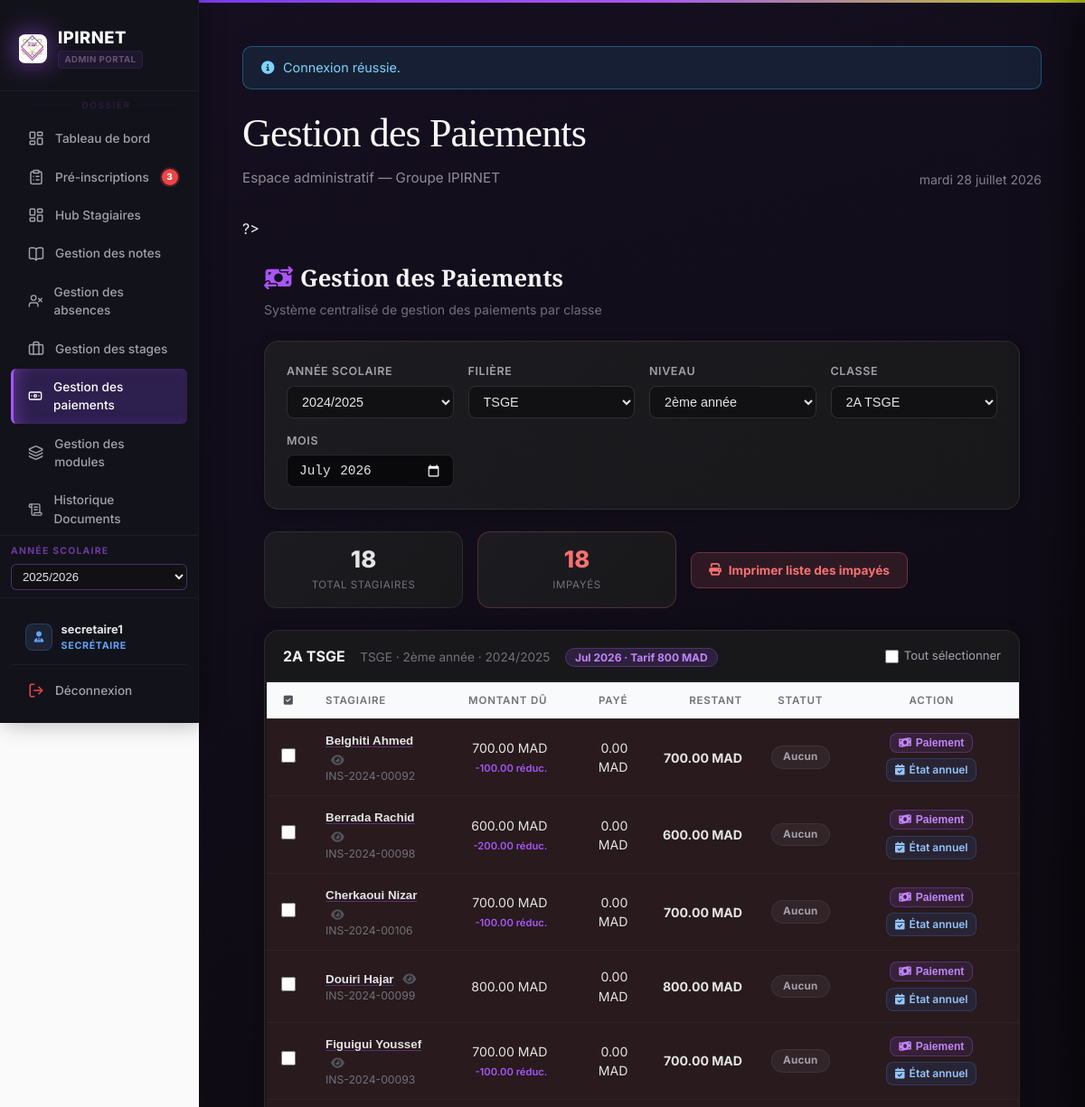
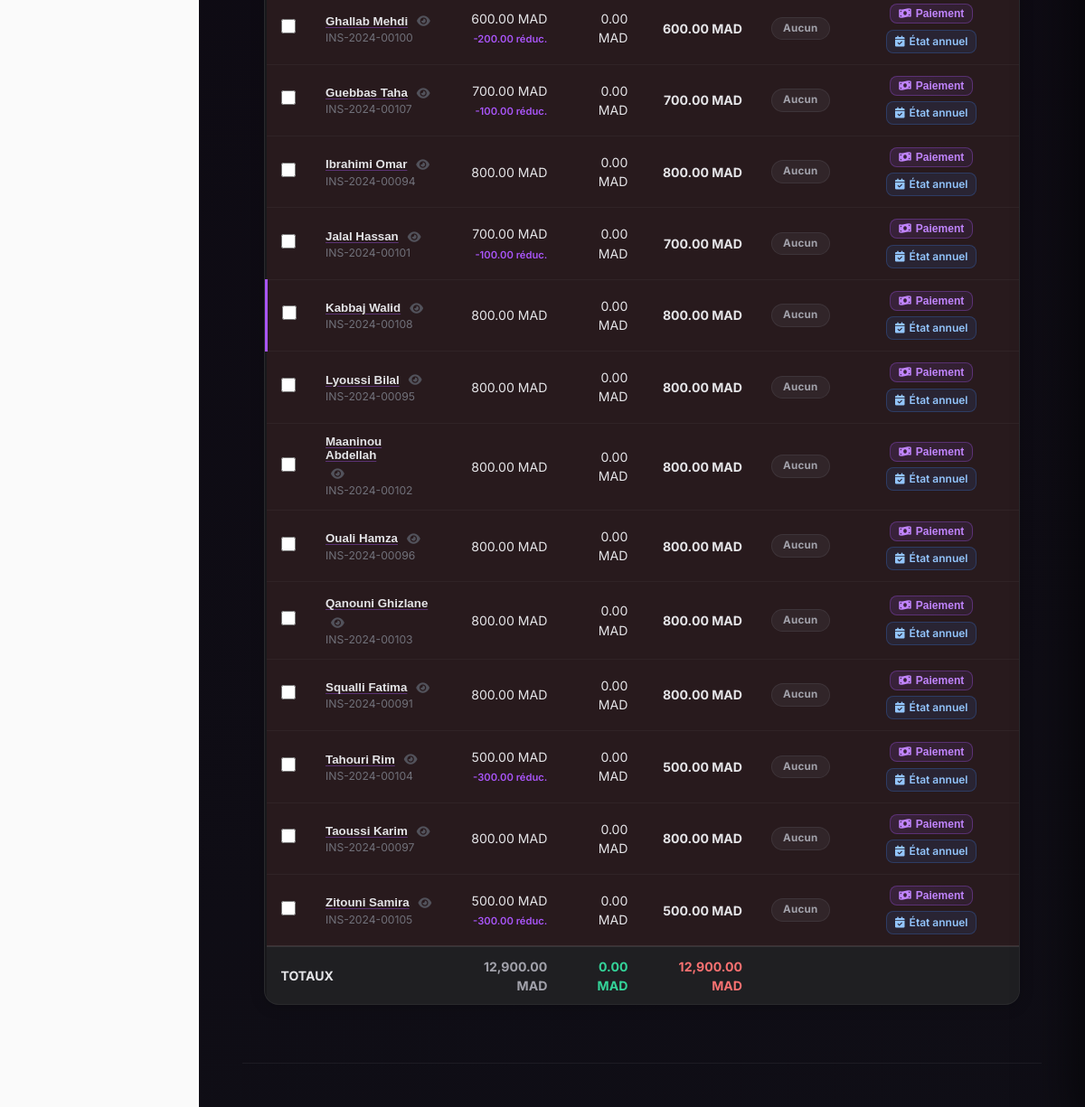
The page /gestion_des_stagiaires/cotisations.php?annee=2024/2025&id_filiere=4&niveau=2ème+année&id_classe=14&mois=2026-07&highlight=216 (signed in) on the database its author committed (2 pictures, top to bottom).
### tables this page shows
CREATE TABLE `classes` (
  `id_classe` int(10) UNSIGNED NOT NULL,
  `nom_classe` varchar(128) NOT NULL,
  `annee_scolaire` varchar(16) NOT NULL,
  `niveau` varchar(32) NOT NULL DEFAULT '',
  `id_filiere` int(10) UNSIGNED NOT NULL,
  `capacite` int(10) UNSIGNED NOT NULL DEFAULT 30
);

CREATE TABLE `filieres` (
  `id_filiere` int(10) UNSIGNED NOT NULL,
  `nom_filiere` varchar(255) NOT NULL,
  `niveau` varchar(128) DEFAULT NULL
);

CREATE TABLE `stagiaires` (
  `id_stagiaire` int(10) UNSIGNED NOT NULL,
  `num_inscri` varchar(32) NOT NULL,
  `cin` varchar(8) DEFAULT NULL,
  `nom` varchar(100) NOT NULL,
  `prenom` varchar(100) NOT NULL,
  `date_naissance` date DEFAULT NULL,
  `adresse` varchar(512) DEFAULT NULL,
  `email` varchar(255) DEFAULT NULL,
  `telephone` varchar(15) DEFAULT NULL,
  `telephone_parent` varchar(15) DEFAULT NULL COMMENT 'CDC fiche inscription',
  `nom_tuteur` varchar(255) DEFAULT NULL COMMENT 'Père ou tuteur',
  `sexe` varchar(1) NOT NULL DEFAULT 'M' COMMENT 'M = Masculin, F = Féminin',
  `photo` varchar(512) DEFAULT NULL,
  `date_inscription` date NOT NULL,
  `id_classe` int(10) UNSIGNED NOT NULL,
  `created_at` timestamp NOT NULL DEFAULT current_timestamp(),
  `updated_at` timestamp NULL DEFAULT NULL ON UPDATE current_timestamp(),
  `remise_mensuelle` decimal(10,2) NOT NULL DEFAULT 0.00
);

### gestion_des_stagiaires/cotisations.php (the view, shortened to what the rows shown need)
<?php
  require __DIR__ . '/includes/bootstrap.php';
  $tarifsDefaut = [2 => 700.0, 3 => 600.0, 4 => 800.0];
  function getTarif(int $idFiliere, array $tarifsDefaut): float {
      return $tarifsDefaut[$idFiliere] ?? 700.0;
  }
  $anneeSelectionnee  = trim((string)($_GET['annee']      ?? ''));
  $idFiliereSelecte   = (int)($_GET['id_filiere'] ?? 0);
  $niveauSelectionne  = trim((string)($_GET['niveau']     ?? ''));
  $idClasseSelecte    = (int)($_GET['id_classe']  ?? 0);
  $moisSelectionne    = trim((string)($_GET['mois']       ?? date('Y-m')));
  $stagiaires  = [];
  $infoClasse  = null;
  $tarifMensuel = 700.0;
  if ($idClasseSelecte > 0) {
      $reqClasse = $pdo->prepare(
          "SELECT c.nom_classe, f.nom_filiere, c.annee_scolaire, c.niveau, c.id_filiere
             FROM classes c
             JOIN filieres f ON f.id_filiere = c.id_filiere
            WHERE c.id_classe = ?"
      );
      $reqClasse->execute([$idClasseSelecte]);
      $infoClasse = $reqClasse->fetch();
      if ($infoClasse) {
          $tarifMensuel = getTarif((int)$infoClasse['id_filiere'], $tarifsDefaut);
      }
      $reqStagiaires = $pdo->prepare("
          SELECT s.id_stagiaire, s.num_inscri, s.nom, s.prenom,
                 COALESCE(s.remise_mensuelle, 0) AS remise_mensuelle,
                 m.montant_total, m.remise, m.montant_paye,
                 m.montant_restant, m.statut_paiement, m.est_paye, m.date_paiement
            FROM stagiaires s
            LEFT JOIN mensualites m
              ON m.id_stagiaire = s.id_stagiaire AND m.mois_ref = ?
           WHERE s.id_classe = ?
           ORDER BY s.nom, s.prenom
      ");
      $reqStagiaires->execute([$moisSelectionne, $idClasseSelecte]);
      $stagiaires = $reqStagiaires->fetchAll();
  }
  $totalMontantDu      = 0.0;
  $totalMontantPaye    = 0.0;
  $totalMontantRestant = 0.0;
  $nbPayes   = 0;
  $nbPartiels = 0;
  $nbImpayes = 0;
  foreach ($stagiaires as $stagiaire) {
      $remiseLigne    = $stagiaire['remise'] !== null
          ? max(0.0, (float)$stagiaire['remise'])
          : max(0.0, (float)($stagiaire['remise_mensuelle'] ?? 0));
      $montantEffectif = $stagiaire['montant_total'] !== null
          ? max(0.0, (float)$stagiaire['montant_total'] - $remiseLigne)
          : max(0.0, $tarifMensuel - (float)($stagiaire['remise_mensuelle'] ?? 0));
      $montantPaye    = $stagiaire['montant_paye']    !== null ? (float)$stagiaire['montant_paye']    : 0.0;
      $montantRestant = $stagiaire['montant_restant'] !== null ? (float)$stagiaire['montant_restant'] : $montantEffectif;
      $statutLigne    = (string)($stagiaire['statut_paiement'] ?? '');
      $estPaye        = (int)($stagiaire['est_paye'] ?? 0) === 1 || $statutLigne === 'payé';
      $estPartiel     = $statutLigne === 'partiel';
      $totalMontantDu      += $montantEffectif;
      $totalMontantPaye    += $montantPaye;
      $totalMontantRestant += $montantRestant;
      if ($estPaye)         $nbPayes++;
      elseif ($estPartiel)  $nbPartiels++;
      else                  $nbImpayes++;
  }
  require __DIR__ . '/includes/header.php';
  ?>
<div style="max-width:1200px;margin:0 auto;padding:1.5rem;">
  <div class="page-header-cot">
    <div>
      <h1><i class="fa-solid fa-money-bill-transfer" style="color:#a855f7;margin-right:.5rem;"></i>Gestion des Paiements</h1>
    </div>
  </div>
  <?php if ($idClasseSelecte > 0 && $infoClasse): ?>
  <div style="display:flex;align-items:center;gap:1rem;flex-wrap:wrap;margin-bottom:1.5rem;">
    <div class="cot-stats-row" style="grid-template-columns:repeat(2,minmax(150px,220px));margin-bottom:0;flex:0 0 auto;">
      <div class="cot-stat-card">
        <div class="cot-stat-val" style="color:#e4e4e7;"><?= count($stagiaires) ?></div>
        <div class="cot-stat-lbl">Total stagiaires</div>
      </div>
      <div class="cot-stat-card" style="border-color:rgba(248,113,113,.25);">
        <div class="cot-stat-val" style="color:#f87171;"><?= $nbImpayes ?></div>
        <div class="cot-stat-lbl">Impayés</div>
      </div>
    </div>
    <?php if ($nbImpayes > 0): ?>
    <?php
      $urlImpressionImpayes = 'print_liste_impayes.php?' . http_build_query([
        'id_filiere'    => $idFiliereSelecte,
        'id_classe'     => $idClasseSelecte,
        'annee_scolaire'=> $anneeSelectionnee,
        'niveau'        => $niveauSelectionne,
        'mois'          => $moisSelectionne,
        'impaye'        => '1',
        'auto'          => '1',
      ]);
    ?>
    <a href="<?= h($urlImpressionImpayes) ?>" target="_blank"
       style="display:inline-flex;align-items:center;gap:.5rem;padding:.55rem 1.2rem;background:rgba(248,113,113,.13);color:#f87171;border:1px solid rgba(248,113,113,.3);border-radius:9px;font-size:.85rem;font-weight:700;text-decoration:none;white-space:nowrap;transition:background .15s;"
       onmouseover="this.style.background='rgba(248,113,113,.22)'" onmouseout="this.style.background='rgba(248,113,113,.13)'">
        <i class="fa-solid fa-print"></i> Imprimer liste des impayés
    </a>
    <?php endif; ?>
  </div>
  <div class="cot-table-wrap">
    <div class="cot-table-header">
      <div>
        <strong style="color:#f4f4f5;"><?= h($infoClasse['nom_classe']) ?></strong>
        <span style="color:#71717a;font-size:.85rem;margin-left:.75rem;"><?= h($infoClasse['nom_filiere']) ?> · <?= h($infoClasse['niveau']) ?> · <?= h($infoClasse['annee_scolaire']) ?></span>
        <span style="background:rgba(168,85,247,.15);color:#c084fc;border:1px solid rgba(168,85,247,.3);border-radius:20px;padding:2px 10px;font-size:.75rem;font-weight:700;margin-left:.75rem;">
          <?= h(date('M Y', strtotime($moisSelectionne . '-01'))) ?> · Tarif <?= number_format($tarifMensuel, 0, ',', ' ') ?> MAD
        </span>
      </div>
      <div style="display:flex;gap:.5rem;align-items:center;">
        <label style="display:flex;align-items:center;gap:6px;font-size:.82rem;color:#a1a1aa;cursor:pointer;">
          <input type="checkbox" id="select-all" onchange="toggleSelectAll(this)" style="accent-color:#a855f7;width:15px;height:15px;">
          Tout sélectionner
        </label>
      </div>
    </div>
    <?php if (empty($stagiaires)): ?>
      <div class="empty-state">
        <i class="fa-solid fa-users-slash"></i>
        <p>Aucun stagiaire dans cette classe.</p>
      </div>
    <?php else: ?>
    <div style="overflow-x:auto;">
    <table class="cot-table">
      <thead>
        <tr>
          <th class="cb-col"><i class="fa-solid fa-check-square" style="color:#52525b;"></i></th>
          <th>Stagiaire</th>
          <th style="text-align:right;">Montant dû</th>
          <th style="text-align:right;">Payé</th>
          <th style="text-align:right;">Restant</th>
          <th style="text-align:center;">Statut</th>
          <th style="text-align:center;">Action</th>
        </tr>
      </thead>
      <tbody>
      <?php foreach ($stagiaires as $stagiaire):
        $statutLigne = (string)($stagiaire['statut_paiement'] ?? '');
        $estPaye        = (int)($stagiaire['est_paye'] ?? 0) === 1 || $statutLigne === 'payé';
        $estPartiel     = $statutLigne === 'partiel';
        $estImpaye      = !$estPaye && !$estPartiel;
        $remiseMensuelleStag = max(0.0, (float)($stagiaire['remise_mensuelle'] ?? 0));
        $montantRemise       = $stagiaire['remise'] !== null ? max(0.0, (float)$stagiaire['remise']) : $remiseMensuelleStag;
        $montantTotal        = $stagiaire['montant_total']   !== null ? (float)$stagiaire['montant_total']   : $tarifMensuel;
        $montantEffectif     = max(0.0, $montantTotal - $montantRemise);
        $montantPayeStag     = $stagiaire['montant_paye']    !== null ? (float)$stagiaire['montant_paye']    : 0.0;
        $montantRestantStag  = $stagiaire['montant_restant'] !== null ? (float)$stagiaire['montant_restant'] : $montantEffectif;
        $aPaiement           = $stagiaire['statut_paiement'] !== null;
        if (!$aPaiement) { $montantPayeStag = 0; $montantRestantStag = $montantEffectif; }
        $classeStatut        = $estPaye ? 'paye' : ($estPartiel ? 'partiel' : ($aPaiement ? 'impaye' : 'aucun'));
        $libelleStatut       = $estPaye ? 'Payé' : ($estPartiel ? 'Partiel' : ($aPaiement ? 'Impayé' : 'Aucun'));
        $donneesLigneJson = json_encode([
          'id_stagiaire'    => (int)$stagiaire['id_stagiaire'],
          'nom'             => trim($stagiaire['nom'] . ' ' . $stagiaire['prenom']),
          'mois_ref'        => $moisSelectionne,
          'tarif'           => $tarifMensuel,
          'remise'          => $montantRemise,
          'remise_mensuelle'=> $remiseMensuelleStag,
          'montant_paye'    => $montantPayeStag,
          'montant_restant' => $montantRestantStag,
          'has_record'      => $aPaiement,
          'statut'          => $statutLigne,
        ]);
      ?>
        <tr data-sid="<?= (int)$stagiaire['id_stagiaire'] ?>" id="row-<?= (int)$stagiaire['id_stagiaire'] ?>"<?= $estImpaye ? ' style="background:rgba(255,60,60,.07);"' : '' ?>>
          <td class="cb-col">
            <input type="checkbox" class="row-cb" value="<?= (int)$stagiaire['id_stagiaire'] ?>" onchange="updateBulkBar()">
          </td>
          <td>
            <button type="button" class="btn-stag-name" onclick="openPmtDrawer(<?= (int)$stagiaire['id_stagiaire'] ?>)"><?= h(trim($stagiaire['nom'].' '.$stagiaire['prenom'])) ?></button>
            <button type="button" class="btn-eye" onclick="openPmtDrawer(<?= (int)$stagiaire['id_stagiaire'] ?>)" title="Voir historique annuel"><i class="fa-solid fa-eye"></i></button>
            <div style="font-size:.76rem;color:#71717a;"><?= h((string)($stagiaire['num_inscri'] ?? '')) ?></div>
          </td>
          <td style="text-align:right;" class="col-du">
            <?= number_format($montantEffectif, 2) ?> MAD
            <?php if ($montantRemise > 0): ?><br><span style="font-size:.7rem;color:#a855f7;font-weight:600;">-<?= number_format($montantRemise, 2) ?> réduc.</span><?php endif; ?>
          </td>
          <td style="text-align:right;" class="col-paye <?= $montantPayeStag > 0 ? 'amount-green' : 'amount-gray' ?>"><?= number_format($montantPayeStag, 2) ?> MAD</td>
          <td style="text-align:right;" class="col-restant <?= $montantRestantStag > 0 ? 'amount-red' : 'amount-gray' ?>"><?= number_format($montantRestantStag, 2) ?> MAD</td>
          <td style="text-align:center;" class="col-statut">
            <span class="badge-cot <?= $classeStatut ?>"><?= $libelleStatut ?></span>
          </td>
          <td style="text-align:center;">
            <div style="display:flex;gap:.4rem;justify-content:center;flex-wrap:wrap;">
              <button type="button" class="btn-cot ghost btn-cot sm" onclick='openPayModal(<?= htmlspecialchars($donneesLigneJson, ENT_QUOTES) ?>)'>
                <i class="fa-solid fa-money-bill-wave"></i> Paiement
              </button>
              <a href="print_etat_paiements_annuel.php?id_stagiaire=<?= (int)$stagiaire['id_stagiaire'] ?>&auto=1" target="_blank"
                 class="btn-cot btn-cot sm"
                 style="text-decoration:none;background:rgba(59,130,246,.1);color:#93c5fd;border:1px solid rgba(59,130,246,.25);"
                 onmouseover="this.style.background='rgba(59,130,246,.2)'" onmouseout="this.style.background='rgba(59,130,246,.1)'"
                 title="État annuel des paiements">
                <i class="fa-solid fa-calendar-check"></i> État annuel
              </a>
            </div>
          </td>
        </tr>
      <?php endforeach; ?>
      </tbody>
      <tfoot>
        <tr style="border-top:2px solid rgba(255,255,255,.1);background:rgba(255,255,255,.03);">
          <td colspan="2" style="font-weight:700;color:#e4e4e7;padding:.65rem 1rem;">TOTAUX</td>
          <td style="text-align:right;color:#a1a1aa;font-weight:700;padding:.65rem 1rem;"><?= number_format($totalMontantDu, 2) ?> MAD</td>
          <td style="text-align:right;font-weight:700;color:#34d399;padding:.65rem 1rem;"><?= number_format($totalMontantPaye, 2) ?> MAD</td>
          <td style="text-align:right;font-weight:700;color:<?= $totalMontantRestant > 0 ? '#f87171' : '#71717a' ?>;padding:.65rem 1rem;"><?= number_format($totalMontantRestant, 2) ?> MAD</td>
          <td colspan="2"></td>
        </tr>
      </tfoot>
    </table>
    </div>
    <?php endif; ?>
  </div>
  <?php endif; ?>
</div>
<?php require __DIR__ . '/includes/footer.php'; ?>

### rows shown on the page
classes: nom_classe "2A TSGE", id_filiere.nom_filiere "TSGE", niveau "2ème année", annee_scolaire "2024/2025", id_filiere "800"
stagiaires: nom+prenom "Belghiti Ahmed", num_inscri "INS-2024-00092", montantEffectif "700.00", montantRemise "100.00", montantPayeStag "0.00", montantRestantStag "700.00", libelleStatut "Aucun"
stagiaires: nom+prenom "Berrada Rachid", num_inscri "INS-2024-00098", montantEffectif "600.00", montantRemise "200.00", montantPayeStag "0.00", montantRestantStag "600.00", libelleStatut "Aucun"
stagiaires: nom+prenom "Cherkaoui Nizar", num_inscri "INS-2024-00106", montantEffectif "700.00", montantRemise "100.00", montantPayeStag "0.00", montantRestantStag "700.00", libelleStatut "Aucun"
stagiaires: nom+prenom "Douiri Hajar", num_inscri "INS-2024-00099", montantEffectif "800.00", montantPayeStag "0.00", montantRestantStag "800.00", libelleStatut "Aucun"
stagiaires: nom+prenom "Figuigui Youssef", num_inscri "INS-2024-00093", montantEffectif "700.00", montantRemise "100.00", montantPayeStag "0.00", montantRestantStag "700.00", libelleStatut "Aucun"
stagiaires: nom+prenom "Ghallab Mehdi", num_inscri "INS-2024-00100", montantEffectif "600.00", montantRemise "200.00", montantPayeStag "0.00", montantRestantStag "600.00", libelleStatut "Aucun"
stagiaires: nom+prenom "Guebbas Taha", num_inscri "INS-2024-00107", montantEffectif "700.00", montantRemise "100.00", montantPayeStag "0.00", montantRestantStag "700.00", libelleStatut "Aucun"
stagiaires: nom+prenom "Ibrahimi Omar", num_inscri "INS-2024-00094", montantEffectif "800.00", montantPayeStag "0.00", montantRestantStag "800.00", libelleStatut "Aucun"
stagiaires: nom+prenom "Jalal Hassan", num_inscri "INS-2024-00101", montantEffectif "700.00", montantRemise "100.00", montantPayeStag "0.00", montantRestantStag "700.00", libelleStatut "Aucun"
stagiaires: nom+prenom "Kabbaj Walid", num_inscri "INS-2024-00108", montantEffectif "800.00", montantPayeStag "0.00", montantRestantStag "800.00", libelleStatut "Aucun"
stagiaires: nom+prenom "Lyoussi Bilal", num_inscri "INS-2024-00095", montantEffectif "800.00", montantPayeStag "0.00", montantRestantStag "800.00", libelleStatut "Aucun"
stagiaires: nom+prenom "Maaninou Abdellah", num_inscri "INS-2024-00102", montantEffectif "800.00", montantPayeStag "0.00", montantRestantStag "800.00", libelleStatut "Aucun"
stagiaires: nom+prenom "Ouali Hamza", num_inscri "INS-2024-00096", montantEffectif "800.00", montantPayeStag "0.00", montantRestantStag "800.00", libelleStatut "Aucun"
stagiaires: nom+prenom "Qanouni Ghizlane", num_inscri "INS-2024-00103", montantEffectif "800.00", montantPayeStag "0.00", montantRestantStag "800.00", libelleStatut "Aucun"
stagiaires: nom+prenom "Squalli Fatima", num_inscri "INS-2024-00091", montantEffectif "800.00", montantPayeStag "0.00", montantRestantStag "800.00", libelleStatut "Aucun"
stagiaires: nom+prenom "Tahouri Rim", num_inscri "INS-2024-00104", montantEffectif "500.00", montantRemise "300.00", montantPayeStag "0.00", montantRestantStag "500.00", libelleStatut "Aucun"
stagiaires: nom+prenom "Taoussi Karim", num_inscri "INS-2024-00097", montantEffectif "800.00", montantPayeStag "0.00", montantRestantStag "800.00", libelleStatut "Aucun"
stagiaires: nom+prenom "Zitouni Samira", num_inscri "INS-2024-00105", montantEffectif "500.00", montantRemise "300.00", montantPayeStag "0.00", montantRestantStag "500.00", libelleStatut "Aucun"

### other values the page prints
$notifDots['demandes'] "3"
$__nomUtilisateur "secretaire1"
$__libelleRole "SECRÉTAIRE"
$flash['msg'] "Connexion réussie."
$pageTitle "Gestion des Paiements"
$gdsFrenchDate() "mardi 28 juillet 2026"
count($stagiaires) "18"
$nbImpayes "18"
date('M Y', strtotime($moisSelectionne . '-01')) "Jul 2026"
$totalMontantDu "12,900.00"
$totalMontantPaye "0.00"
$totalMontantRestant "12,900.00"
form field global_annee_value "2025/2026"
form field annee "2024/2025"
form field id_filiere "TSGE"
